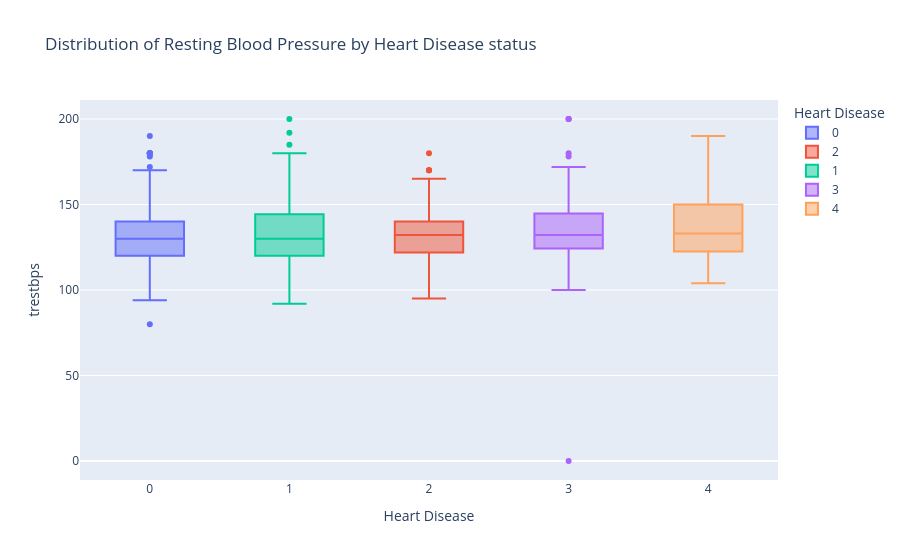

Here is the notebook cell this chart was saved with:
### Markdown cell above
#### Box plot

### Code cell
fig = px.box(
    df, 
    x="num",
    y="trestbps",
    color="num",
    title="Distribution of Resting Blood Pressure by Heart Disease status",
    labels={
        "num": "Heart Disease",
        "tresrbps": "Resting Blood Pressure(mmHg)"
    }
) 
fig.show()

### Figure 1 — Plotly figure (JSON) as saved in the notebook; plotly's stock layout.template omitted (floating-point values rounded to 4 significant figures; data arrays with more than 128 entries replaced by an {"elided": "..."} marker saying what was removed)
{"data": [{"alignmentgroup": "True", "hovertemplate": "Heart Disease=%{x}<br>trestbps=%{y}<extra></extra>", "legendgroup": "0", "marker": {"color": "#636efa"}, "name": "0", "notched": false, "offsetgroup": "0", "orientation": "v", "showlegend": true, "type": "box", "x": {"elided": "411 int values"}, "x0": " ", "xaxis": "x", "y": {"elided": "411 float values"}, "y0": " ", "yaxis": "y"}, {"alignmentgroup": "True", "hovertemplate": "Heart Disease=%{x}<br>trestbps=%{y}<extra></extra>", "legendgroup": "2", "marker": {"color": "#EF553B"}, "name": "2", "notched": false, "offsetgroup": "2", "orientation": "v", "showlegend": true, "type": "box", "x": [2, 2, 2, 2, 2, 2, 2, 2, 2, 2, 2, 2, 2, 2, 2, 2, 2, 2, 2, 2, 2, 2, 2, 2, 2, 2, 2, 2, 2, 2, 2, 2, 2, 2, 2, 2, 2, 2, 2, 2, 2, 2, 2, 2, 2, 2, 2, 2, 2, 2, 2, 2, 2, 2, 2, 2, 2, 2, 2, 2, 2, 2, 2, 2, 2, 2, 2, 2, 2, 2, 2, 2, 2, 2, 2, 2, 2, 2, 2, 2, 2, 2, 2, 2, 2, 2, 2, 2, 2, 2, 2, 2, 2, 2, 2, 2, 2, 2, 2, 2, 2, 2, 2, 2, 2, 2, 2, 2, 2], "x0": " ", "xaxis": "x", "y": [160.0, 130.0, 130.0, 117.0, 112.0, 130.0, 120.0, 145.0, 170.0, 110.0, 140.0, 120.0, 132.0, 130.0, 135.0, 140.0, 134.0, 160.0, 140.0, 138.0, 112.0, 180.0, 130.0, 134.0, 120.0, 100.0, 136.0, 128.0, 126.0, 140.0, 110.0, 148.0, 170.0, 120.0, 140.0, 144.0, 105.0, 135.0, 95.0, 125.0, 145.0, 140.0, 110.0, 115.0, 120.0, 130.0, 140.0, 95.0, 130.0, 135.0, 165.0, 95.0, 130.0, 120.0, 140.0, 125.0, 155.0, 120.0, 120.0, 140.0, 160.0, 120.0, 150.0, 160.0, 140.0, 115.0, 140.0, 145.0, 140.0, 132.0, 116.0, 128.0, 130.0, 132.1, 122.0, 132.1, 136.0, 132.1, 152.0, 138.0, 154.0, 110.0, 126.0, 140.0, 140.0, 130.0, 142.0, 146.0, 160.0, 135.0, 130.0, 116.0, 110.0, 132.1, 170.0, 150.0, 132.1, 128.0, 132.1, 150.0, 160.0, 132.1, 122.0, 132.1, 130.0, 150.0, 155.0, 134.0, 122.0], "y0": " ", "yaxis": "y"}, {"alignmentgroup": "True", "hovertemplate": "Heart Disease=%{x}<br>trestbps=%{y}<extra></extra>", "legendgroup": "1", "marker": {"color": "#00cc96"}, "name": "1", "notched": false, "offsetgroup": "1", "orientation": "v", "showlegend": true, "type": "box", "x": {"elided": "265 int values"}, "x0": " ", "xaxis": "x", "y": {"elided": "265 float values"}, "y0": " ", "yaxis": "y"}, {"alignmentgroup": "True", "hovertemplate": "Heart Disease=%{x}<br>trestbps=%{y}<extra></extra>", "legendgroup": "3", "marker": {"color": "#ab63fa"}, "name": "3", "notched": false, "offsetgroup": "3", "orientation": "v", "showlegend": true, "type": "box", "x": [3, 3, 3, 3, 3, 3, 3, 3, 3, 3, 3, 3, 3, 3, 3, 3, 3, 3, 3, 3, 3, 3, 3, 3, 3, 3, 3, 3, 3, 3, 3, 3, 3, 3, 3, 3, 3, 3, 3, 3, 3, 3, 3, 3, 3, 3, 3, 3, 3, 3, 3, 3, 3, 3, 3, 3, 3, 3, 3, 3, 3, 3, 3, 3, 3, 3, 3, 3, 3, 3, 3, 3, 3, 3, 3, 3, 3, 3, 3, 3, 3, 3, 3, 3, 3, 3, 3, 3, 3, 3, 3, 3, 3, 3, 3, 3, 3, 3, 3, 3, 3, 3, 3, 3, 3, 3, 3], "x0": " ", "xaxis": "x", "y": [140.0, 132.0, 110.0, 120.0, 132.0, 125.0, 150.0, 180.0, 160.0, 150.0, 120.0, 118.0, 130.0, 130.0, 140.0, 200.0, 110.0, 120.0, 120.0, 160.0, 124.0, 140.0, 100.0, 142.0, 128.0, 144.0, 178.0, 123.0, 110.0, 122.0, 125.0, 136.0, 128.0, 164.0, 130.0, 132.1, 100.0, 155.0, 115.0, 120.0, 120.0, 120.0, 130.0, 125.0, 110.0, 140.0, 110.0, 125.0, 135.0, 160.0, 200.0, 125.0, 130.0, 130.0, 160.0, 150.0, 150.0, 150.0, 200.0, 145.0, 160.0, 150.0, 135.0, 132.1, 140.0, 150.0, 120.0, 130.0, 132.1, 132.1, 124.0, 160.0, 0.0, 144.0, 120.0, 132.1, 132.1, 142.0, 136.0, 120.0, 132.1, 140.0, 136.0, 120.0, 160.0, 150.0, 120.0, 132.1, 132.1, 132.1, 125.0, 150.0, 142.0, 172.0, 132.1, 132.1, 144.0, 132.1, 130.0, 132.1, 156.0, 132.1, 140.0, 140.0, 160.0, 120.0, 144.0], "y0": " ", "yaxis": "y"}, {"alignmentgroup": "True", "hovertemplate": "Heart Disease=%{x}<br>trestbps=%{y}<extra></extra>", "legendgroup": "4", "marker": {"color": "#FFA15A"}, "name": "4", "notched": false, "offsetgroup": "4", "orientation": "v", "showlegend": true, "type": "box", "x": [4, 4, 4, 4, 4, 4, 4, 4, 4, 4, 4, 4, 4, 4, 4, 4, 4, 4, 4, 4, 4, 4, 4, 4, 4, 4, 4, 4], "x0": " ", "xaxis": "x", "y": [130.0, 150.0, 112.0, 150.0, 150.0, 145.0, 165.0, 160.0, 125.0, 145.0, 120.0, 138.0, 114.0, 115.0, 110.0, 125.0, 120.0, 130.0, 170.0, 132.1, 170.0, 136.0, 104.0, 132.1, 134.0, 132.1, 190.0, 160.0], "y0": " ", "yaxis": "y"}], "layout": {"boxmode": "overlay", "legend": {"title": {"text": "Heart Disease"}, "tracegroupgap": 0}, "title": {"text": "Distribution of Resting Blood Pressure by Heart Disease status"}, "xaxis": {"anchor": "y", "categoryarray": [0, 2, 1, 3, 4], "categoryorder": "array", "domain": [0, 1], "title": {"text": "Heart Disease"}}, "yaxis": {"anchor": "x", "domain": [0, 1], "title": {"text": "trestbps"}}}}
